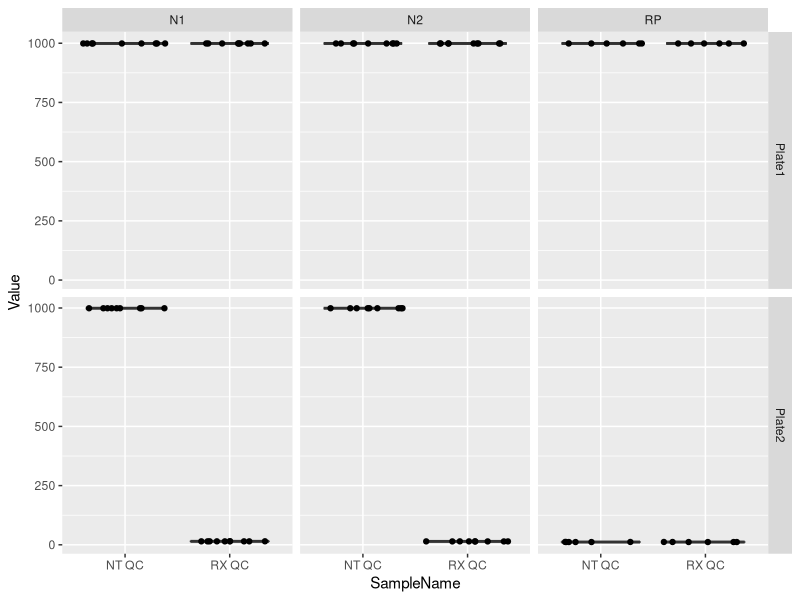
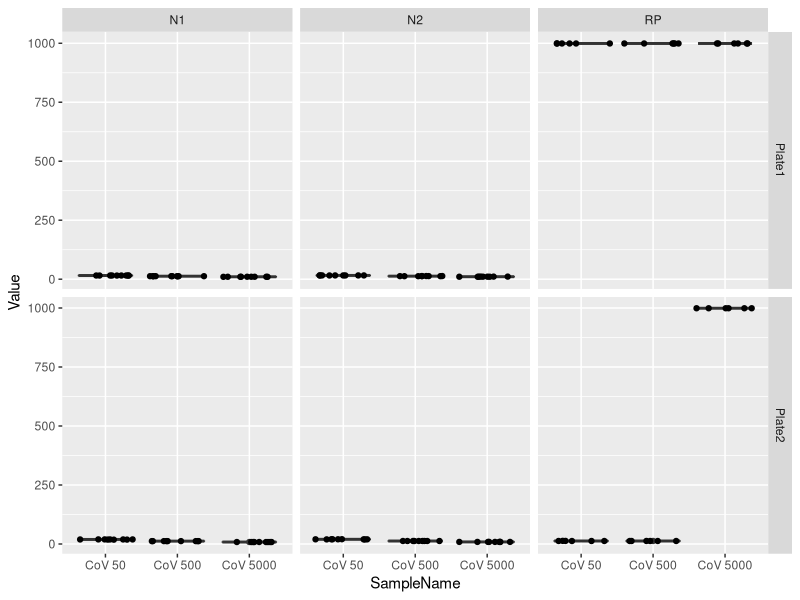
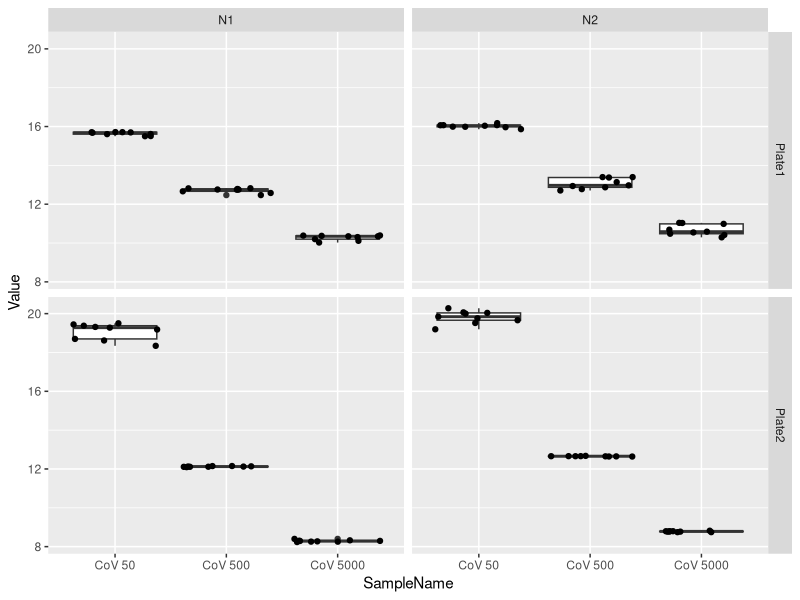

Recreate these plots in R, in order. (Note: this script raises an error after producing the figures.)
## ---- chunk 1
#knitr::opts_chunk$set(echo = TRUE, error=TRUE)
knitr::opts_chunk$set(echo = TRUE)

#install.packages("tidyverse")
#install.packages("ggpubr")
library(tidyverse)
library(ggplot2)
library(ggpubr)
library(dplyr)

# remove all legacy variables in the project environment
rm(list = ls())
## ---- chunk 2
# Import massaged Fluidigm data file
fluid.all = read.csv("./data/Fluidigm_1691207281.csv")
head(fluid.all)
str(fluid.all)
## ---- chunk 3
# ============================================================================ #
# negative controls ("RX QC" and "NT QC")
neg.ctls = fluid.all %>%
  filter(SampleName == "RX QC" | SampleName == "NT QC") %>%
  select(ID, Sample, SampleName, AssayName, rConc, Value, Call, Plate)
head(neg.ctls)

# ============================================================================ #
# standards ("CoV 50", "CoV 500", "CoV 5000")
std.ctls = fluid.all %>%
  filter(SampleName == "CoV 50" | SampleName == "CoV 500" | SampleName == "CoV 5000") %>%
  select(ID, Sample, SampleName, AssayName, rConc, Value, Call, Plate)
head(std.ctls)
  
  
## ---- chunk 4
# take a look at the data ...
#View(neg.ctls)

# plot Ct for all negative controls
ggplot(data = neg.ctls, mapping = aes(SampleName, Value)) +
  geom_boxplot() +
  geom_jitter() +
  facet_grid(Plate ~ AssayName)


## ---- chunk 5
# take a look at the data ...
# View(std.ctls)

# ggplot for all standard controls
ggplot(data = std.ctls, mapping = aes(SampleName, Value)) +
  geom_boxplot() +
  geom_jitter() +
  facet_grid(Plate ~ AssayName)


## ---- chunk 6
# look more closely at just the N1 and N2 results
std.ctls.n1.n2 = std.ctls %>%
  filter(AssayName == "N1" | AssayName == "N2")

# ggplot for just N1 and N2
ggplot(data = std.ctls.n1.n2, mapping = aes(SampleName, Value)) +
  geom_boxplot() +
  geom_jitter() +
  facet_grid(Plate ~ AssayName)


## ---- chunk 7
# ============================================================================ #
# samples

# filter fluid.all to keep just the samples and none of the controls
samples = fluid.all %>%
  filter(SampleName != "RX QC" &
           SampleName != "NT QC" &
           SampleName != "CoV 50" &
           SampleName != "CoV 500" &
           SampleName != "CoV 5000") %>%
  select(ID, Sample, SampleName, AssayName, rConc, Value, Call, Plate)
head(samples)

# Import PHD results from .csv file
phd.calls = read.csv("./data/PHD_results.csv")
head(phd.calls)

# Add a column to the Fluidigm file containing the PHD results
# use the inner_join() function to do this
samples = inner_join(samples, phd.calls, 
                     by.x = c("SampleName"), 
                     by.y = c("Sample_barcode"), 
                     row.names = FALSE)
head(samples)

# clean up
rm(phd.calls)
## ---- chunk 8
# Add a column to sample for NYUAD classes and rename Class to PHD_Class
samples = samples %>%
  add_column(NYUAD_Class = NA) %>%
  rename(PHD_Class = Class)
head(samples)
## ---- chunk 9
# side-by-side graphs for N1 and N2 on Plate 1 and Plate 2
ggplot(data = std.ctls.n1.n2, 
       mapping = aes(log10(rConc), Value, color = AssayName)) +
  geom_point() +
  geom_smooth(method="lm") +
  facet_wrap(~Plate)

# using subsetted N1 and N2 assays from standard control set (already done above)
# This is done above?
## ---- chunk 10
# lm for standards with Plate interaction term
# you may do this for N1, N2, or both combined
summary(lm(formula = Value ~ log10(rConc) * Plate,
                            data = std.ctls.n1.n2))

## ---- chunk 11
# make 4 separate linear models for N1 and N2 on Plate 1 or Plate 2
lm.n1.p1 = lm(formula = Value ~ log10(rConc),
               data = filter(std.ctls, AssayName == "N1" & Plate == "Plate1"))

lm.n2.p1 = lm(formula = Value ~ log10(rConc),
               data = filter(std.ctls, AssayName == "N2" & Plate == "Plate1"))

lm.n1.p2 = lm(formula = Value ~ log10(rConc),
               data = filter(std.ctls, AssayName == "N1" & Plate == "Plate2"))

lm.n2.p2 = lm(formula = Value ~ log10(rConc),
               data = filter(std.ctls, AssayName == "N2" & Plate == "Plate2"))

# look at the summaries of the models
summary(lm.n1.p1)
summary(lm.n2.p1)
summary(lm.n1.p2)
summary(lm.n2.p2)

## ---- chunk 12
# Look at the slope/efficiency and R^2
# Here is an outline for a data frame containing these data, if you want to use it
# (but you don't have to)
std.ctl.qc = data.frame(Model = c("N1-P1","N2-P1","N1-P2","N2-P2"),
                        Rsquared = c(summary(lm.n1.p1)$r.squared,
                                     summary(lm.n2.p1)$r.squared,
                                     summary(lm.n1.p2)$r.squared,
                                     summary(lm.n2.p2)$r.squared),
                        Slope = c(summary(lm.n1.p1)$coef[2], 
                                  summary(lm.n2.p1)$coef[2],
                                  summary(lm.n1.p2)$coef[2],
                                  summary(lm.n2.p2)$coef[2]),
                        Eff = c(10^{-1/summary(lm.n1.p1)$coef[2]} - 1,
                                10^{-1/summary(lm.n2.p1)$coef[2]} - 1,
                                10^{-1/summary(lm.n1.p2)$coef[2]} - 1,
                                10^{-1/summary(lm.n2.p2)$coef[2]} - 1))
std.ctl.qc
## ---- chunk 13
# distribution of Ct values for RP genes in clinical samples
ggplot(data = filter(samples, AssayName == "RP"), mapping = aes(PHD_Class, Value)) +
  geom_violin() +
  facet_grid(~Plate)

## ---- chunk 14
# ============================================================================ #
# subset valid samples
valid.sample.ids = samples %>%  
  group_by(SampleName) %>% 
  filter(AssayName == "RP" & Call == "Pass") %>% 
  summarize( TotalPass = sum(Value < 16) ) %>% 
  filter(TotalPass > 3)

valid.samples = merge(samples, valid.sample.ids, by = "SampleName") %>% 
  arrange(ID) %>% select(-TotalPass)

# ============================================================================ #
# number of valid samples
nrow(valid.sample.ids)

# ============================================================================ #
# Flag inconclusive samples
samples$NYUAD_Class[ ! samples$SampleName %in% valid.samples$SampleName ] = "Inconclusive"
## ---- chunk 15
# subset the rp data from the valid samples (we will also need this below)
samples.rp = valid.samples %>%
  filter(AssayName == "RP")

# violin plot of Ct values for valid assays, filtered for RP gene, by PHD diagnosis
ggplot(data = samples.rp, mapping = aes(PHD_Class, Value)) +
  geom_violin() +
  facet_grid(~Plate)

## ---- chunk 16
## Plate 1 and Plate 2 Ct values
rp.p1 = filter(samples.rp, Plate == "Plate1")$Value

rp.p2 = filter(samples.rp, Plate == "Plate2")$Value
  
  
## QQ plots

# Plate 1
qqnorm(rp.p1)
qqline(rp.p1)

# Plate 2
qqnorm(rp.p2)
qqline(rp.p2)

## Test for normality
shapiro.test(rp.p1)
shapiro.test(rp.p2)

# Test for equality of normal distributions
wilcox.test(rp.p1, rp.p2)

## ---- chunk 17
# ============================================================================ #
# "positive" samples at NYUAD
nyuad.pos.sample.ids = valid.samples %>%  
  group_by(SampleName) %>% 
  filter(Call == "Pass" & Value < 999 &
           AssayName %in% c("N1","N2")) %>% 
  summarize( TotalPass = sum(Value < 999) ) %>% 
  filter(TotalPass > 3)

nyuad.pos.samples = merge(valid.samples, nyuad.pos.sample.ids, by = "SampleName") %>% 
  filter(Call == "Pass" & Value < 999 & AssayName %in% c("N1","N2")) %>%
  select(ID,SampleName,PHD_Class,AssayName,Value,Plate) %>% 
  arrange(Plate, ID, AssayName)

# ============================================================================ #
nrow(nyuad.pos.sample.ids)

# ============================================================================ #
# Add NYUAD_Class labels to sample table
samples$NYUAD_Class[ samples$SampleName %in% nyuad.pos.samples$SampleName ] = "Positive"
samples$NYUAD_Class[which(is.na(samples$NYUAD_Class))] = "Negative"
## ---- chunk 18
# violin plot of N1 and N2 Ct distributions in cleaned data, by assay
ggplot(data = nyuad.pos.samples, mapping = aes(AssayName, Value)) +
  geom_violin() +
  facet_wrap(~Plate)
## ---- chunk 19
# by PHD diagnosis
ggplot(data = nyuad.pos.samples, mapping = aes(PHD_Class, Value)) +
  geom_violin() +
  facet_grid(Plate ~ AssayName)
## ---- chunk 20
# sample variation (all clinical samples with Ct < 999)
sample.clean.var = samples %>% 
  filter(AssayName %in% c("N1","N2") & Value < 999) %>% 
  group_by(SampleName, AssayName, PHD_Class,Plate) %>%
  summarise(Ct.mean = mean(Value), Ct.sd = sd(Value), n = length(Value)) 

# sample variation (all "NYUAD Positive" samples)
nyuad_pos.clean.var = nyuad.pos.samples %>%
  group_by(SampleName, AssayName, PHD_Class,Plate) %>%
  summarise(Ct.mean = mean(Value), Ct.sd = sd(Value), n = length(Value))
## ---- chunk 21
## Add SEM(Ct) column to each dataset
sample.clean.var
sample.clean.var = sample.clean.var %>%
  mutate("SEM.Ct" = Ct.sd/sqrt(n)) 

nyuad_pos.clean.var = nyuad_pos.clean.var %>%
  mutate("SEM.Ct" = Ct.sd/sqrt(n))
## ---- chunk 22
## Plot variation as SEM(Ct) vs. sample index

# All samples with N1/N2 detected

p1 = ggplot(data = sample.clean.var, mapping = aes(seq(SampleName), SEM.Ct)) +
  geom_point() +
  geom_hline(yintercept=0.5, color = "hotpink")


# Cleaned data
p2 = ggplot(data = nyuad_pos.clean.var, mapping = aes(seq(SampleName), SEM.Ct)) +
  geom_point() +
  geom_hline(yintercept=0.5, color = "hotpink")


ggarrange(p1,p2,nrow=2)
## ---- chunk 23
# get summary table of classifications for each sample (one row per sample)
sample.classes = samples %>%
  group_by(SampleName) %>% 
  summarize(SampleName = unique(SampleName), PHD_Class = unique(PHD_Class), NYUAD_Class = unique(NYUAD_Class))

sample.classes

# make a contingency table
with(sample.classes, table(PHD_Class, NYUAD_Class, dnn = c("PHD","NYUAD")))
## ---- chunk 24
# filter out N1 and N2 controls from Plate 1
std.ctls.p1 = std.ctls.n1.n2 %>%
  filter(Plate == "Plate1")

# linear model for rConc based on combined N1 and N2 Ct from "good" plate
lm.std.rConc = lm(log10(rConc) ~ Value, std.ctls.p1)
summary(lm.std.rConc)
lm.std.rConc$coefficients
## ---- chunk 25
## ggplot of linear model for Ct vs. conc, with regression line and CI bands
ggplot(std.ctls.p1, 
       aes(x = log10(rConc), 
           y = Value)) +
  geom_jitter() +
  geom_smooth(method = 'lm') +
  scale_x_continuous(label = function(x){return(round(10^x,1))})

## ---- chunk 26
# combine sample measurements for N1 and N2 for each sample to a grand mean
# - you want to end up with one row per sample
# - you can use `group_by()` and `summarise()` to do this
nyuad.pos.sample.means = nyuad_pos.clean.var %>%
  group_by(SampleName) %>%
  summarize(Value = mean(Ct.mean), PHD_Class = first(PHD_Class), Plate = first(Plate))

nyuad.pos.sample.means


# use lm for prediction on controls to get CIs for them
pred.sample.rConc = predict.lm(lm.std.rConc, 
                               newdata  = nyuad.pos.sample.means, 
                               interval = "p")

# make a data frame out of the predictions and take a look at the result
df.pred.sample.rConc = as.data.frame(pred.sample.rConc)
head(df.pred.sample.rConc)
## ---- chunk 27
# make a data frame adding 3 columns to the sample means data frame 
# with fit, lwr, and upr
df.pred.sample.rConc = cbind(nyuad.pos.sample.means,
                             conc.fit = df.pred.sample.rConc$fit,
                             conc.lwr = df.pred.sample.rConc$lwr, 
                             conc.upr = df.pred.sample.rConc$upr)
head(df.pred.sample.rConc)
## ---- chunk 28
# ============================================================================ #
# base plot: data points for N1/N2 standards from Plate 1
p0 = ggplot(std.ctls.p1, aes(x=log10(rConc), y=Value, 
                             color=AssayName)) +       # map color to assay names
  geom_point() +
  scale_color_manual(values=c("gray70","gray50",       # for N1/N2 controls
                              "#F8766D","#00BFC4")) +  # for Neg/Pos classes
  facet_wrap(~Plate)  # wrap by Plate
  
# add standard controls regression line
p.fit = p0 +
  geom_smooth(method="lm", color="black", size=0.4, se = FALSE)

# add data points for sample predictions
# (points are the fitted values, map color to PHD classification)
p.fit = p.fit +
  geom_point(data = df.pred.sample.rConc, # the data frame containing predicted values
             mapping = aes(x = conc.fit, y = Value, color = PHD_Class), size=0.5)

# add PI for predictions (min and max are the lower and upper PI bounds)
p.fit = p.fit +
  geom_ribbon(data = df.pred.sample.rConc, # the data frame containing predicted values
              mapping = aes(y = Value, xmin = conc.lwr, xmax = conc.upr),
              fill = "gray", alpha = 0.5, inherit.aes = FALSE)

# convert back to copies / ul and add some labels
p.fit = p.fit +
  scale_x_continuous(label = function(x){return(round(10^x,1))}) +
  xlab("Viral copies/ul") + ylab("Ct") +
  ggtitle("Viral load in clinical samples (with prediction intervals)")

p.fit
## ---- chunk 29
# back-calculate actual viral loads and add as a new column
df.pred.sample.rConc = df.pred.sample.rConc %>%
  mutate(Copies_per_ul = signif(10^conc.fit, digits = 2))
head(df.pred.sample.rConc)

# make a file for the final data report
data.report = left_join(sample.classes, 
                        select(df.pred.sample.rConc, SampleName, PHD_Class, Copies_per_ul))
head(data.report)

# export data file
write.csv(data.report, "PHD_samples.viral_load.MariShiratori.csv")
